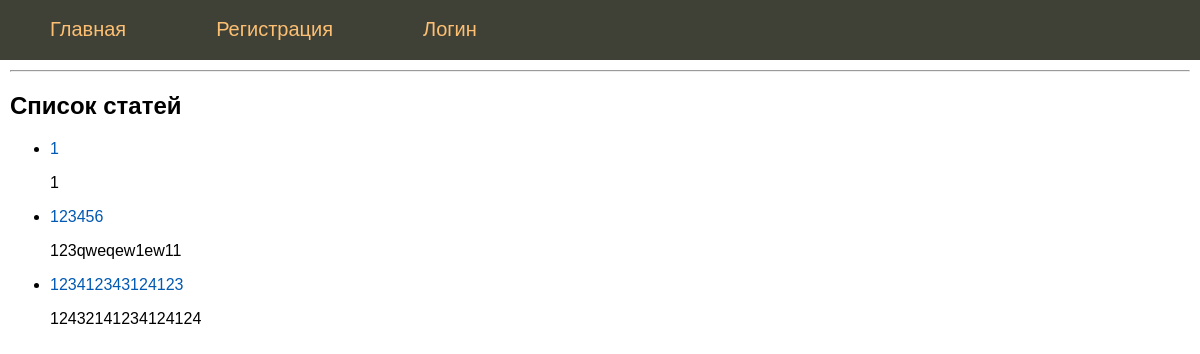
Before: / with the older database file.
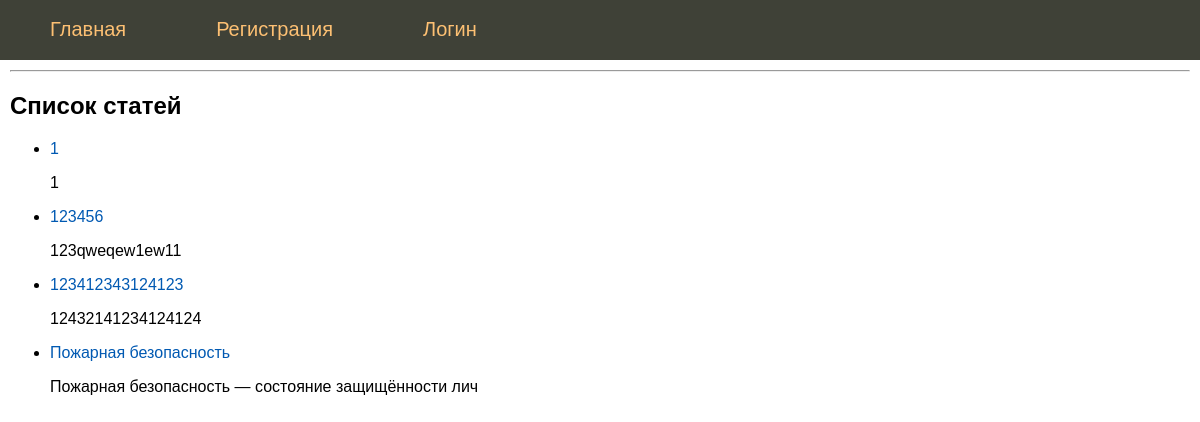
After: the same page with the newer database file.
### models.py (models this page shows, shortened)
class Posts(db.Model):
    __tablename__ = 'posts'
    id = db.Column(db.Integer, primary_key=True)
    name = db.Column(db.String(50), nullable=True)
    text = db.Column(db.Text, nullable=True)
    date = db.Column(db.DateTime, default=datetime.datetime.utcnow, nullable=False)
    user_id = db.Column(db.Integer, db.ForeignKey('users.id',  ondelete="CASCADE", onupdate="CASCADE"))

### app.py (the view)
@app.route("/")
def index():
    posts = db.session.query(models.Posts).all()
    return render_template("index.html", title="Главная", posts=posts ,zaloginen=current_user.is_authenticated)

### templates/index.html
{% extends 'layout.html' %}
{% block content %}
<hr>
<h2>Список статей</h2>
<ul class="list-posts">
{% for p in posts %}
<li>
<p class="title"><a href="{{ url_for('showPost', id=p.id)}}">{{p.name}}</a></p>
<p class="annonce">{{ p.text[:50] | striptags  }}</p>
</li>
{% endfor %}
</ul>
{% endblock %}

### templates/layout.html (shortened to what this page needs)
<!DOCTYPE html>
<html>
<head>
	<link type="text/css" href="{{ url_for('static', filename='css/styles.css')}}" rel="stylesheet" />
</head>
<body>
    <ul class="mainmenu">
    <li><a href="{{ url_for('index') }}">Главная</a>
        {% if zaloginen %}
            </li><li><a href="{{ url_for('add_post') }}">Написать статью</a></li>
            </li><li><a href="{{ url_for('test_list') }}">Список тестов</a></li>
            </li><li><a href="{{ url_for('profile') }}">Профиль</a></li>
            </li><li><a href="{{ url_for('logout') }}">Выйти</a></li>
        {% else %}
            </li><li><a href="{{ url_for('register') }}">Регистрация</a></li>
            </li><li><a href="{{ url_for('login') }}">Логин</a></li>
        {% endif %}
    </ul>
<div class="content">
{% block content %}
{% endblock %}
</div>
</body>
</html>

### static/css/styles.css (style rules this page uses)
html, body { font-family: 'Arial'; margin: 0; padding: 0; height: 100%; width: 100%; }
a { color: #0059b2; text-decoration: none; }
ul.mainmenu { list-style: none; background: #3F4137; height: 60px; margin: 0; padding: 0; color: #fdc073; font-size: 20px; overflow: hidden; }
ul.mainmenu li { float: left; margin: 18px 40px 0 50px; }
ul.mainmenu li a { color: #fdc073; text-decoration: none; }
div.content { margin: 10px; }

Changed rows visible on the page:
added Posts: name "Пожарная безопасность", text "Пожарная безопасность — состояние защищённости лич"
